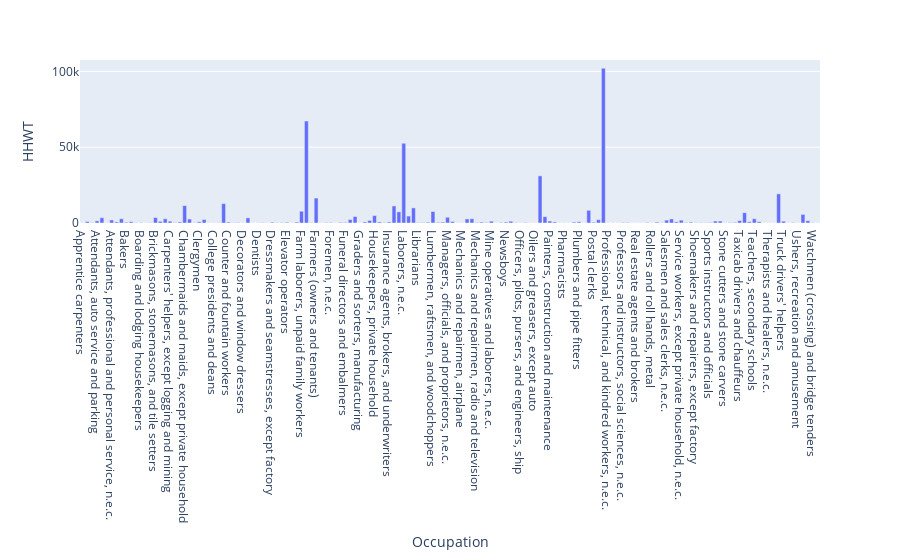

The cell this chart's notebook holds for it:
### Code cell
fig1960 = px.bar(dfSum, x='Occupation', y='HHWT')
fig1960.show()

### Figure 1 — Plotly figure (JSON) as saved in the notebook; plotly's stock layout.template omitted (floating-point values rounded to 4 significant figures; data arrays with more than 128 entries replaced by an {"elided": "..."} marker saying what was removed)
{"data": [{"alignmentgroup": "True", "hovertemplate": "Occupation=%{x}<br>HHWT=%{y}<extra></extra>", "legendgroup": "", "marker": {"color": "#636efa", "pattern": {"shape": ""}}, "name": "", "offsetgroup": "", "orientation": "v", "showlegend": false, "textposition": "auto", "type": "bar", "x": {"elided": "152 str values"}, "xaxis": "x", "y": {"elided": "152 int values"}, "yaxis": "y"}], "layout": {"barmode": "relative", "legend": {"tracegroupgap": 0}, "margin": {"t": 60}, "xaxis": {"anchor": "y", "domain": [0, 1], "title": {"text": "Occupation"}}, "yaxis": {"anchor": "x", "domain": [0, 1], "title": {"text": "HHWT"}}}}
